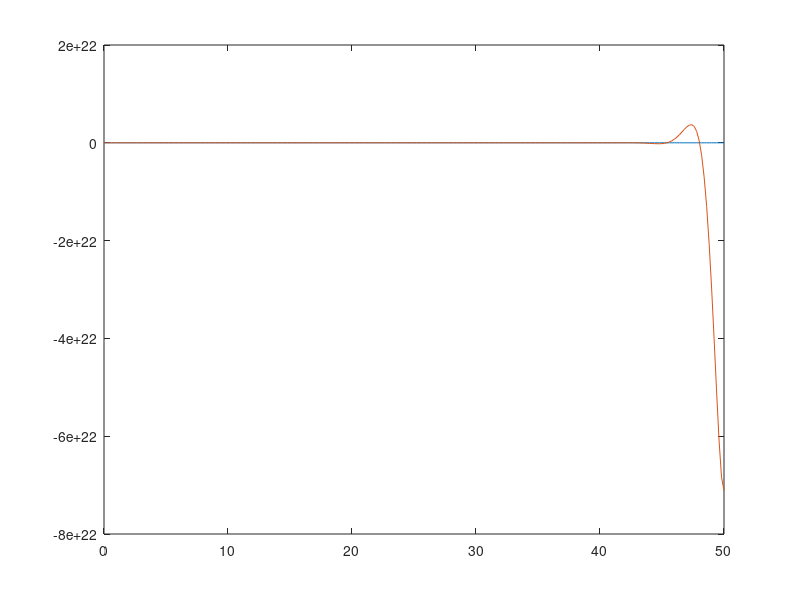
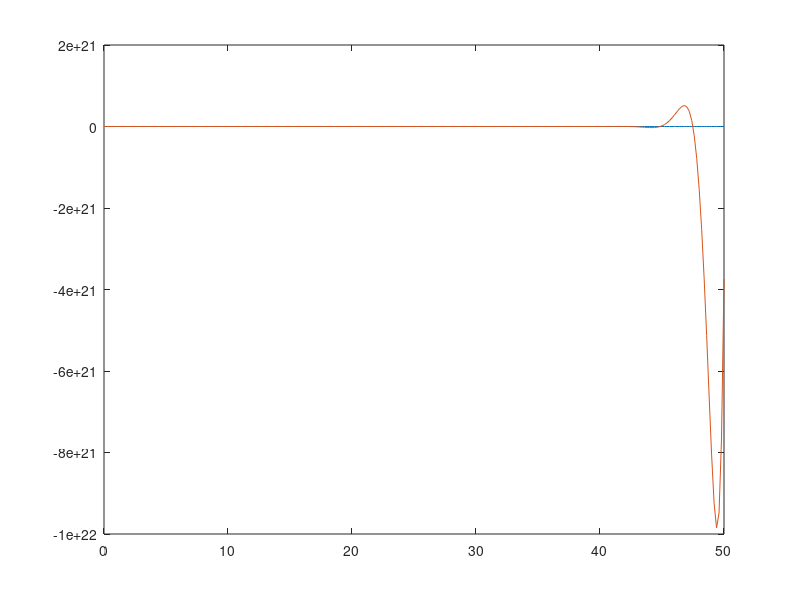

These figures' MATLAB source, in order:
%% Simulation DMPC
clc;
clear;
close all;
%% Time and step
Step = 0.2;
T_end =  50;
t = 0:Step:T_end;
%% Variable
y1d = cell(1,length(t));
y2d = cell(1,length(t));
x1 = cell(1,length(t));
x2 = cell(1,length(t));
x_1pred = cell(1,length(t));
x_2pred = cell(1,length(t));
u1 = cell(1,length(t));
u2 = cell(1,length(t));
u_1pred = cell(1,length(t));
u_2pred = cell(1,length(t));
y1 = cell(1,length(t));
y2 = cell(1,length(t));
%% Parameters
alpha = 10;
gamma = 1;
P = 100;
M = P;
A11 = [2.74 -1.27 0.79 0;
       2 0 0 0;
       0 0.5 0 0;
       0 0 0 0.37];
A22 = [1.68 -0.82 0 0;
       1 0 0 0;
       0 0 1.57 -0.67;
       0 0 1 0];
A = [A11 zeros(4);
     zeros(4) A22];
B1 = [0.25;0;0;0.5;0;0;0;0];
B2 = [0;0;0;0;0.25;0;0.5;0];
B11 = [0.25;0;0;0.5];
B22 = [0.25;0;0.5;0];
B = [B1 B2];
C = [-0.1 0.03 0.12 0 0.07*alpha 0.07*alpha 0 0;
     0 0 0 0.25*alpha 0 0 0.29 -0.2];
C11 = [-0.1 0.03 0.12 0];
C12 = alpha*[0.07 0.07 0 0];
C21 = alpha*[0 0 0 0.25];
C22 = [0 0 0.29 -0.2];
Q = [1 0;0 1];
Q_ = eye(2*M);
R1_ = gamma*eye(M);
R2_ = gamma*eye(M);
GAMMA1 = [1 zeros(1,M-1)];
GAMMA2 = GAMMA1;
GAMMA_1 = tril(ones(M));
GAMMA_2 = tril(ones(M));
C_cell = repmat({C},1,P);
Ca_ = blkdiag(C_cell{:});
S = cell(P);
for i1 = 1:P
    for j1=1:P
        if i1-j1<0
            S{i1,j1}=zeros(8);
        else
            S{i1,j1}=A^(i1-j1);
        end
    end
end
S_ = cell2mat(S);
S = blkdiag(S_,S_);
B1_cell = repmat({B1},1,M-1);
B2_cell = repmat({B2},1,M-1);
B1_ = [zeros(8*(M-1),1) blkdiag(B1_cell{:});
       zeros(8,(M-1)*1) B1];
B2_ =  [zeros(8*(M-1),1) blkdiag(B2_cell{:});
       zeros(8,(M-1)*1) B2];
Aa_ = [A;zeros(8*(M-1),8)];
L1 = [eye(4);zeros(4)];
L2 = [zeros(4);eye(4)];
L1_dot = [zeros(4) zeros(4);zeros(4) eye(4)];
L2_dot = [eye(4) zeros(4);zeros(4) zeros(4)];
T_nga1 = [0 0;0 1];
T_nga2 = [1 0;0 0];
BT_1_cell = repmat({B*T_nga1},1,M-1);
BT_2_cell = repmat({B*T_nga2},1,M-1);
B1_nga = [zeros(8*(M-1),2) blkdiag(BT_1_cell{:});
       zeros(8,(M-1)*2) B*T_nga1];
B2_nga = [zeros(8*(M-1),2) blkdiag(BT_2_cell{:});
       zeros(8,(M-1)*2) B*T_nga2];
N1 = Ca_*S_*B1_*GAMMA_1;
N2 = Ca_*S_*B2_*GAMMA_2;
H1 = N1'*Q_*N1+R1_;
H2 = N2'*Q_*N2+R2_;
K1_ = pinv(H1)*N1'*Q_;
K2_ = pinv(H2)*N2'*Q_;
K1 = GAMMA1*K1_;
K2 = GAMMA2*K2_;
GAMMA_1_dot = ones(M,1);
GAMMA_2_dot = ones(M,1);
%% Initial value
x1{1} = [0;0;0;0];
x2{1} = [0;0;0;0];
u1{1} = 0;
u2{1} = 0;
u1_pred_old = zeros(M,1);
u2_pred_old = zeros(M,1);
x1_pred_old = zeros(8,1);
x2_pred_old = zeros(8,1);
U_pred_old = reshape([u1_pred_old u2_pred_old]',[2*M 1]);
%% Simulation
for i = 1:length(t)
    if t(i)<10
        y1d{i} = 0;
    elseif t(i)<20
        y1d{i} = 0.5;
    elseif t(i)<25
        y1d{i} = 0.75;
    else
        y1d{i} = 0;
    end
    if t(i)<5
        y2d{i} = 0;
    elseif t(i)<20
        y2d{i} = 0.5;
    elseif t(i)<25
        y2d{i} = 0.25;
    elseif t(i)<35
        y2d{i} = 0;
    else 
        y2d{i} = 0.5;
    end
end

y1d = cell2mat(y1d);
y2d = cell2mat(y2d);
y1d_copy = y1d;
y2d_copy = y2d;
y1d(end+1:end+P) = y1d(end);
y2d(end+1:end+P) = y2d(end);
yd = [y1d;y2d];
for i = 1:length(t)
    y1{i} = C11*x1{i}+C12*x2{i};
    y2{i} = C21*x1{i}+C22*x2{i};
    if i~=1
        Yd = yd(:,i+1:i+P);
        Yd = reshape(Yd,2*P,1);
        Z1m = Ca_*S_*(B1_*GAMMA_1_dot*u1{i-1}+Aa_*L1*x1{i}+Aa_*L1_dot*x1_pred_old+B1_nga*U_pred_old);
        Z2m = Ca_*S_*(B2_*GAMMA_2_dot*u2{i-1}+Aa_*L2*x2{i}+Aa_*L2_dot*x2_pred_old+B2_nga*U_pred_old);
        u1{i} = u1{i-1} + K1*(Yd-Z1m);
        u2{i} = u2{i-1} + K2*(Yd-Z2m);
        u1_pred_new = GAMMA_1_dot*u1{i-1} + K1_*(Yd-Z1m);
        u2_pred_new = GAMMA_2_dot*u2{i-1} + K2_*(Yd-Z2m);
        x1_pred_new = A*L1*x1{i} + A*L1_dot*x1_pred_old + B1*u1_pred_new(2)+B2*u2_pred_old(3);
        x2_pred_new = A*L2*x2{i} + A*L2_dot*x2_pred_old + B2*u2_pred_new(2)+ B1*u1_pred_old(3);
        U_pred_new = reshape([u1_pred_new u2_pred_new]',[2*M 1]);
        u1_pred_old = u1_pred_new;
        u2_pred_old = u2_pred_new;
        x1_pred_old = x1_pred_new;
        x2_pred_old = x2_pred_new;
        U_pred_old = U_pred_new;
    end
    if i == length(t)
        break
    end
    %% Update
    x1{i+1} = A11*x1{i} + B11*u1{i};
    x2{i+1} = A22*x1{i} + B22*u2{i};
end

y1 = cell2mat(y1);
y2 = cell2mat(y2);
figure(1);
plot(t,y1d_copy,t,y1);
figure(2);
plot(t,y2d_copy,t,y2);